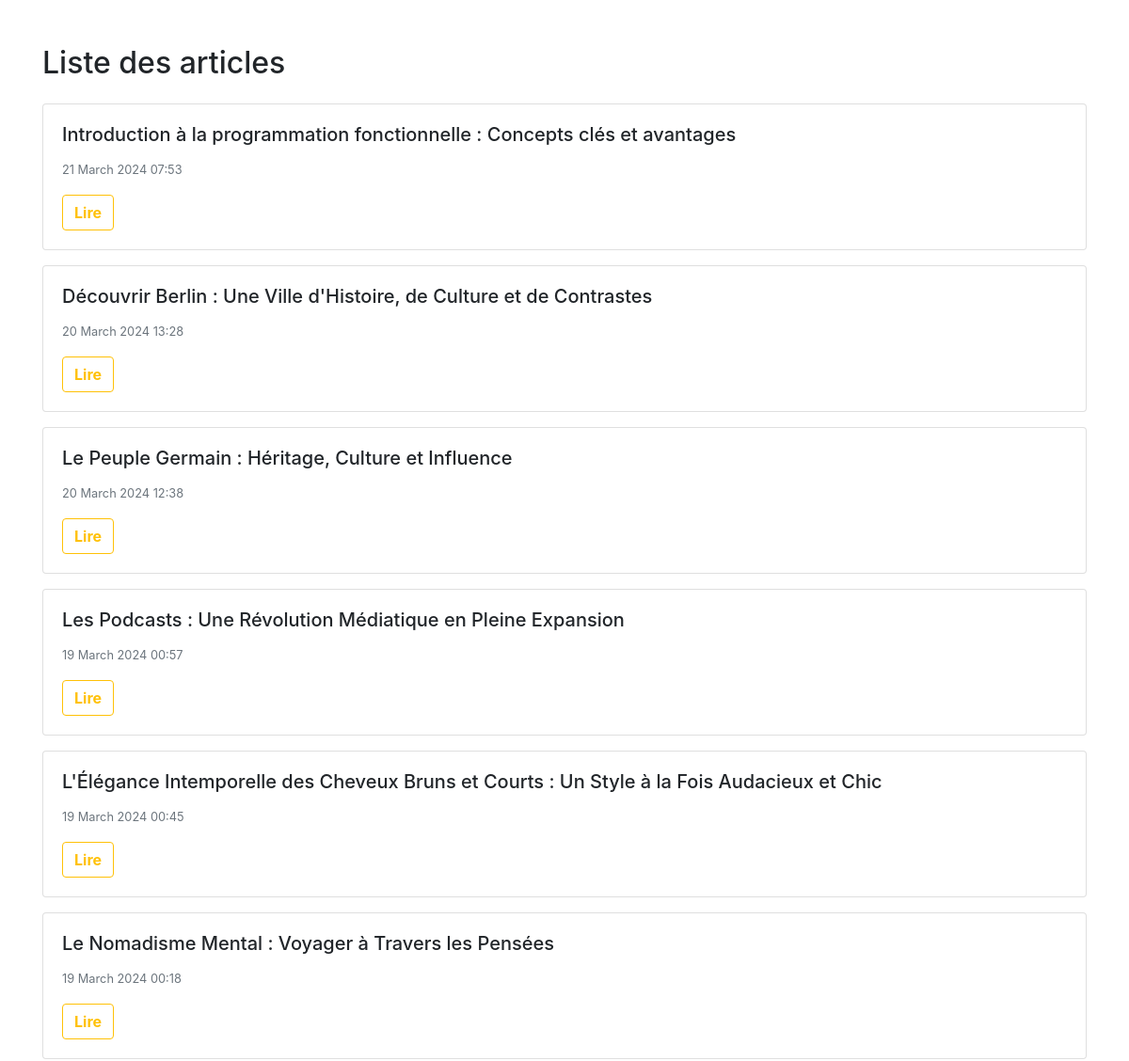
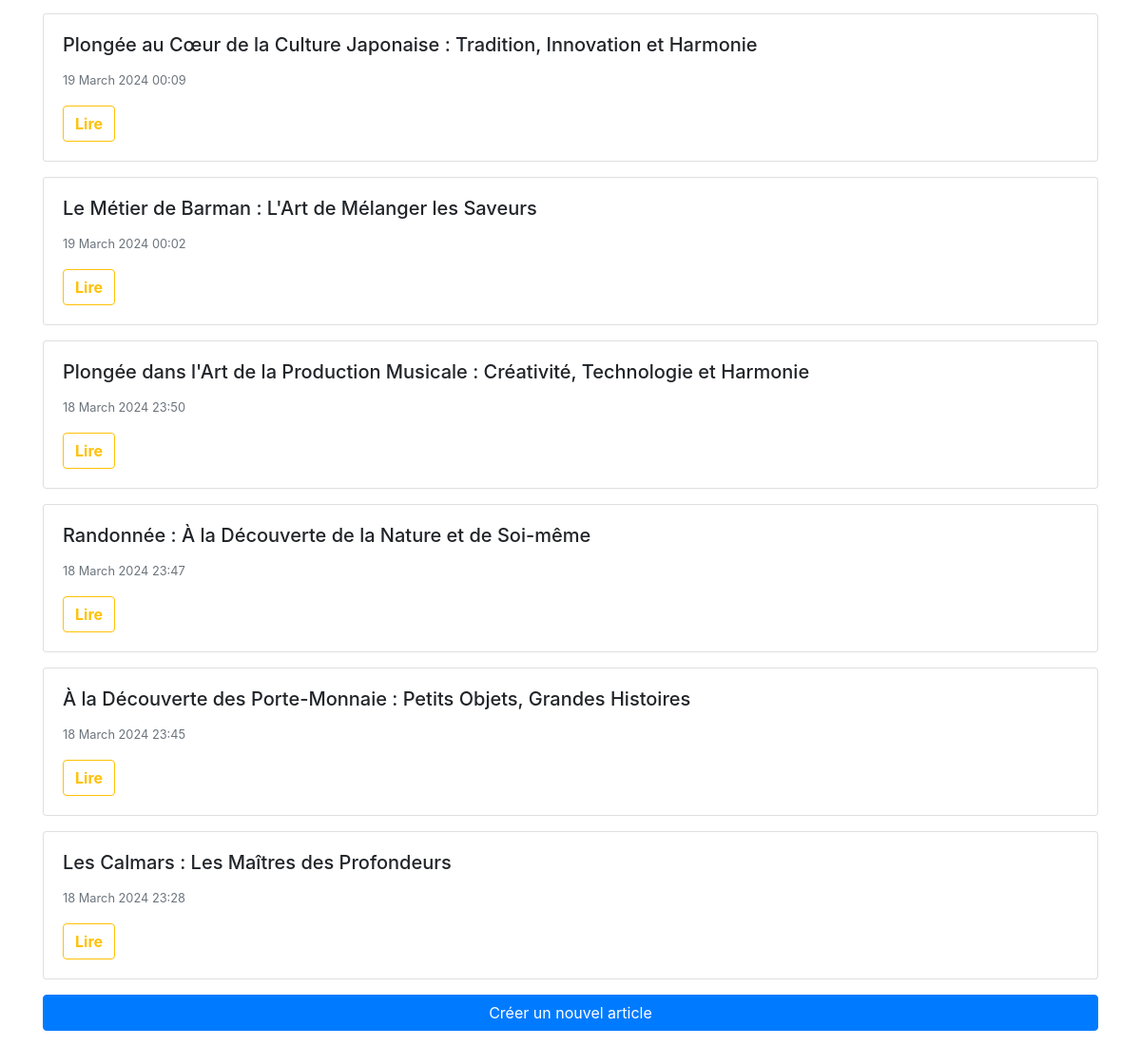
The page / on the database its author committed (2 pictures, top to bottom).
### tables this page shows
CREATE TABLE `articles` (
  `id` int(11) NOT NULL,
  `titre` varchar(225) NOT NULL,
  `contenu` text NOT NULL,
  `date_publication` datetime NOT NULL
);

### Models/Articles.php (called while the page is built, shortened)
<?php
    class Articles {
        public static function readAll(){
            try {
                $pdo = self::conn();
                $req = $pdo->query("SELECT id, titre, date_publication FROM articles");
                $res = $req->fetchAll();
                if($res > 0){
                    return ['status' => 1,'data'=> $res];
                }else{
                    return ['status' => 0, 'msg'=>"Il y a pas d'articles à afficher aujourd'hui !"];
                }
            }catch(PDOException $e){
                echo $e;
            }
        }
        private static function conn(){
            try{
                $pdo = new PDO("mysql:host=localhost;dbname=wyMeeTest", "root", "");
                $pdo->setAttribute(PDO::ATTR_ERRMODE, PDO::ERRMODE_EXCEPTION);
                return $pdo;
            }catch(PDOException $e){
                echo "". $e->getMessage();
            }
        }
    }

### Controlers/read.php (the view, shortened to what this page needs)
<?php
    function readAll(){
        require_once("./Models/Articles.php");
        $res = Articles::readAll();
        if(is_array( $res )){
          if($res['status'] == 1){
            usort($res['data'], 'comparer_dates');
            foreach($res['data'] as $row){
              $id = $row['id'];
              $titre = $row['titre'];
              $date = $row['date_publication'];
              $date = strtotime($date);
              $date = date("d F Y H:i", $date);
              echo "<div class='card mt-3'>
                      <div class='card-body'>
                        <h5 class='card-title'>$titre</h5>
                        <p class='card-text'><small class='text-muted'>$date</small></p>
                        <a href='Views/read.html.php?id=$id' class='btn btn-outline-warning'><b>Lire<b></a>
                      </div>
                    </div>";
            }
          }else{
            $msg = $res['msg'];
            echo "<div class='alert alert-secondary mt-4' role='alert'><h6>$msg</h6></div>";
          }
        }else{
        }
  };

### index.php (shortened to what this page needs)
<!DOCTYPE html>
<html lang="en">
<head>
  <link rel="stylesheet" href="https://stackpath.bootstrapcdn.com/bootstrap/4.5.2/css/bootstrap.min.css">
</head>
<body>
  <div class="container mt-5">
    <h2>Liste des articles</h2>
    <div class="list-group">
        <?php
          require_once("./Controlers/read.php");
          readAll();
        ?>
    </div>
    <a href="Views/create.html" class="btn btn-primary mt-3 mb-3 btn-block">Créer un nouvel article</a>
  </div>
</body>
</html>

### rows shown on the page
articles: titre "Introduction à la programmation fonctionnelle : Concepts clés et avantages", date_publication "21 March 2024 07:53"
articles: titre "Découvrir Berlin : Une Ville d'Histoire, de Culture et de Contrastes", date_publication "20 March 2024 13:28"
articles: titre "Le Peuple Germain : Héritage, Culture et Influence", date_publication "20 March 2024 12:38"
articles: titre "Les Podcasts : Une Révolution Médiatique en Pleine Expansion", date_publication "19 March 2024 00:57"
articles: titre "L'Élégance Intemporelle des Cheveux Bruns et Courts : Un Style à la Fois Audacieux et Chic", date_publication "19 March 2024 00:45"
articles: titre "Le Nomadisme Mental : Voyager à Travers les Pensées", date_publication "19 March 2024 00:18"
articles: titre "Plongée au Cœur de la Culture Japonaise : Tradition, Innovation et Harmonie", date_publication "19 March 2024 00:09"
articles: titre "Le Métier de Barman : L'Art de Mélanger les Saveurs", date_publication "19 March 2024 00:02"
articles: titre "Plongée dans l'Art de la Production Musicale : Créativité, Technologie et Harmonie", date_publication "18 March 2024 23:50"
articles: titre "Randonnée : À la Découverte de la Nature et de Soi-même", date_publication "18 March 2024 23:47"
articles: titre "À la Découverte des Porte-Monnaie : Petits Objets, Grandes Histoires", date_publication "18 March 2024 23:45"
articles: titre "Les Calmars : Les Maîtres des Profondeurs", date_publication "18 March 2024 23:28"
